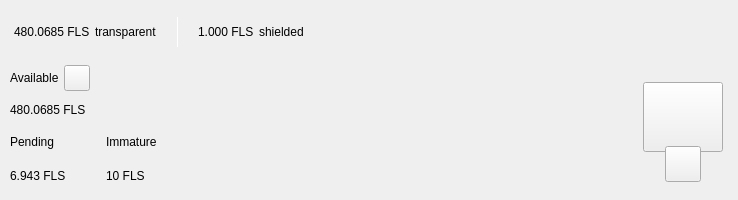
<?xml version="1.0" encoding="UTF-8"?>
<ui version="4.0">
 <class>TopBar</class>
 <widget class="QWidget" name="TopBar">
  <property name="geometry">
   <rect>
    <x>0</x>
    <y>0</y>
    <width>734</width>
    <height>200</height>
   </rect>
  </property>
  <property name="minimumSize">
   <size>
    <width>0</width>
    <height>200</height>
   </size>
  </property>
  <property name="maximumSize">
   <size>
    <width>16777215</width>
    <height>200</height>
   </size>
  </property>
  <property name="windowTitle">
   <string>Form</string>
  </property>
  <layout class="QVBoxLayout" name="verticalLayout_10" stretch="0">
   <property name="spacing">
    <number>0</number>
   </property>
   <property name="leftMargin">
    <number>0</number>
   </property>
   <property name="topMargin">
    <number>0</number>
   </property>
   <property name="rightMargin">
    <number>0</number>
   </property>
   <property name="bottomMargin">
    <number>0</number>
   </property>
   <item>
    <widget class="PFBorderImage" name="containerTop">
     <layout class="QVBoxLayout" name="verticalLayout_11">
      <property name="spacing">
       <number>0</number>
      </property>
      <property name="leftMargin">
       <number>0</number>
      </property>
      <property name="topMargin">
       <number>0</number>
      </property>
      <property name="rightMargin">
       <number>0</number>
      </property>
      <property name="bottomMargin">
       <number>0</number>
      </property>
      <item>
       <widget class="QWidget" name="top_container_2" native="true">
        <property name="minimumSize">
         <size>
          <width>0</width>
          <height>65</height>
         </size>
        </property>
        <layout class="QHBoxLayout" name="top_container">
         <property name="spacing">
          <number>0</number>
         </property>
         <property name="leftMargin">
          <number>14</number>
         </property>
         <property name="topMargin">
          <number>0</number>
         </property>
         <property name="rightMargin">
          <number>14</number>
         </property>
         <property name="bottomMargin">
          <number>0</number>
         </property>
         <item alignment="Qt::AlignVCenter">
          <widget class="QWidget" name="widgetTopAmount" native="true">
           <property name="sizePolicy">
            <sizepolicy hsizetype="Preferred" vsizetype="Maximum">
             <horstretch>0</horstretch>
             <verstretch>0</verstretch>
            </sizepolicy>
           </property>
           <layout class="QHBoxLayout" name="horizontalLayout_5">
            <property name="spacing">
             <number>5</number>
            </property>
            <property name="leftMargin">
             <number>0</number>
            </property>
            <property name="topMargin">
             <number>0</number>
            </property>
            <property name="rightMargin">
             <number>0</number>
            </property>
            <property name="bottomMargin">
             <number>0</number>
            </property>
            <item alignment="Qt::AlignTop">
             <widget class="QLabel" name="labelAmountTopFls">
              <property name="minimumSize">
               <size>
                <width>0</width>
                <height>36</height>
               </size>
              </property>
              <property name="styleSheet">
               <string notr="true">padding:0px;margin:0px;</string>
              </property>
              <property name="text">
               <string notr="true">480.0685 FLS</string>
              </property>
             </widget>
            </item>
            <item>
             <widget class="QLabel" name="labelTrans">
              <property name="text">
               <string>transparent</string>
              </property>
             </widget>
            </item>
            <item>
             <spacer name="horizontalSpacer_11">
              <property name="orientation">
               <enum>Qt::Horizontal</enum>
              </property>
              <property name="sizeType">
               <enum>QSizePolicy::Fixed</enum>
              </property>
              <property name="sizeHint" stdset="0">
               <size>
                <width>15</width>
                <height>20</height>
               </size>
              </property>
             </spacer>
            </item>
            <item alignment="Qt::AlignVCenter">
             <widget class="QLabel" name="typeSpacerTop">
              <property name="minimumSize">
               <size>
                <width>1</width>
                <height>30</height>
               </size>
              </property>
              <property name="maximumSize">
               <size>
                <width>1</width>
                <height>30</height>
               </size>
              </property>
              <property name="styleSheet">
               <string notr="true">background-color:white;
padding:0px;
border:none;</string>
              </property>
              <property name="text">
               <string/>
              </property>
             </widget>
            </item>
            <item>
             <spacer name="horizontalSpacer_12">
              <property name="orientation">
               <enum>Qt::Horizontal</enum>
              </property>
              <property name="sizeType">
               <enum>QSizePolicy::Fixed</enum>
              </property>
              <property name="sizeHint" stdset="0">
               <size>
                <width>15</width>
                <height>20</height>
               </size>
              </property>
             </spacer>
            </item>
            <item alignment="Qt::AlignTop">
             <widget class="QLabel" name="labelAmountTopShieldedFls">
              <property name="minimumSize">
               <size>
                <width>0</width>
                <height>36</height>
               </size>
              </property>
              <property name="text">
               <string notr="true">1.000 FLS</string>
              </property>
             </widget>
            </item>
            <item>
             <widget class="QLabel" name="labelShield">
              <property name="text">
               <string>shielded</string>
              </property>
             </widget>
            </item>
           </layout>
          </widget>
         </item>
         <item>
          <spacer name="horizontalSpacer">
           <property name="orientation">
            <enum>Qt::Horizontal</enum>
           </property>
           <property name="sizeHint" stdset="0">
            <size>
             <width>40</width>
             <height>20</height>
            </size>
           </property>
          </spacer>
         </item>
         <item>
          <layout class="QHBoxLayout" name="horizontalLayout_4">
           <property name="spacing">
            <number>12</number>
           </property>
           <property name="rightMargin">
            <number>0</number>
           </property>
           <item alignment="Qt::AlignRight">
            <widget class="QWidget" name="layoutSync" native="true">
             <property name="minimumSize">
              <size>
               <width>0</width>
               <height>36</height>
              </size>
             </property>
             <property name="maximumSize">
              <size>
               <width>16777215</width>
               <height>36</height>
              </size>
             </property>
             <layout class="QVBoxLayout" name="verticalLayout_9">
              <property name="leftMargin">
               <number>0</number>
              </property>
              <property name="topMargin">
               <number>0</number>
              </property>
              <property name="rightMargin">
               <number>0</number>
              </property>
              <property name="bottomMargin">
               <number>0</number>
              </property>
              <item>
               <widget class="ExpandableButton" name="pushButtonSync" native="true">
                <property name="minimumSize">
                 <size>
                  <width>36</width>
                  <height>36</height>
                 </size>
                </property>
                <property name="maximumSize">
                 <size>
                  <width>16777215</width>
                  <height>36</height>
                 </size>
                </property>
               </widget>
              </item>
             </layout>
            </widget>
           </item>
           <item>
            <widget class="ExpandableButton" name="pushButtonHDUpgrade" native="true">
             <property name="minimumSize">
              <size>
               <width>36</width>
               <height>36</height>
              </size>
             </property>
            </widget>
           </item>
           <item>
            <widget class="ExpandableButton" name="pushButtonStack" native="true">
             <property name="minimumSize">
              <size>
               <width>36</width>
               <height>36</height>
              </size>
             </property>
            </widget>
           </item>
           <item>
            <widget class="ExpandableButton" name="pushButtonColdStaking" native="true">
             <property name="minimumSize">
              <size>
               <width>36</width>
               <height>36</height>
              </size>
             </property>
            </widget>
           </item>
           <item>
            <widget class="ExpandableButton" name="pushButtonConnection" native="true">
             <property name="minimumSize">
              <size>
               <width>36</width>
               <height>36</height>
              </size>
             </property>
            </widget>
           </item>
           <item>
            <widget class="ExpandableButton" name="pushButtonTor" native="true">
             <property name="minimumSize">
              <size>
               <width>36</width>
               <height>36</height>
              </size>
             </property>
            </widget>
           </item>
           <item>
            <widget class="ExpandableButton" name="pushButtonLock" native="true">
             <property name="sizePolicy">
              <sizepolicy hsizetype="Expanding" vsizetype="Expanding">
               <horstretch>0</horstretch>
               <verstretch>0</verstretch>
              </sizepolicy>
             </property>
             <property name="minimumSize">
              <size>
               <width>36</width>
               <height>0</height>
              </size>
             </property>
            </widget>
           </item>
           <item>
            <widget class="ExpandableButton" name="pushButtonTheme" native="true">
             <property name="minimumSize">
              <size>
               <width>36</width>
               <height>36</height>
              </size>
             </property>
             <property name="maximumSize">
              <size>
               <width>16777215</width>
               <height>36</height>
              </size>
             </property>
            </widget>
           </item>
           <item>
            <widget class="ExpandableButton" name="pushButtonFAQ" native="true">
             <property name="minimumSize">
              <size>
               <width>36</width>
               <height>36</height>
              </size>
             </property>
            </widget>
           </item>
          </layout>
         </item>
        </layout>
       </widget>
      </item>
      <item>
       <widget class="QWidget" name="bottom_container" native="true">
        <property name="minimumSize">
         <size>
          <width>0</width>
          <height>135</height>
         </size>
        </property>
        <layout class="QHBoxLayout" name="botton_container">
         <property name="leftMargin">
          <number>10</number>
         </property>
         <property name="topMargin">
          <number>0</number>
         </property>
         <property name="rightMargin">
          <number>10</number>
         </property>
         <property name="bottomMargin">
          <number>10</number>
         </property>
         <item>
          <layout class="QVBoxLayout" name="verticalLayout_7">
           <property name="spacing">
            <number>0</number>
           </property>
           <property name="leftMargin">
            <number>0</number>
           </property>
           <property name="rightMargin">
            <number>30</number>
           </property>
           <item>
            <layout class="QVBoxLayout" name="verticalLayout_2">
             <item>
              <layout class="QHBoxLayout" name="horizontalLayoutContainerAvailable">
               <property name="spacing">
                <number>5</number>
               </property>
               <item>
                <widget class="QLabel" name="labelTitle1">
                 <property name="text">
                  <string>Available</string>
                 </property>
                </widget>
               </item>
               <item>
                <widget class="QPushButton" name="pushButtonBalanceInfo">
                 <property name="minimumSize">
                  <size>
                   <width>26</width>
                   <height>26</height>
                  </size>
                 </property>
                 <property name="maximumSize">
                  <size>
                   <width>26</width>
                   <height>26</height>
                  </size>
                 </property>
                 <property name="mouseTracking">
                  <bool>true</bool>
                 </property>
                 <property name="focusPolicy">
                  <enum>Qt::NoFocus</enum>
                 </property>
                 <property name="text">
                  <string notr="true"/>
                 </property>
                 <property name="iconSize">
                  <size>
                   <width>24</width>
                   <height>24</height>
                  </size>
                 </property>
                 <property name="shortcut">
                  <string notr="true"/>
                 </property>
                </widget>
               </item>
               <item>
                <spacer name="horizontalSpacer_4">
                 <property name="orientation">
                  <enum>Qt::Horizontal</enum>
                 </property>
                 <property name="sizeType">
                  <enum>QSizePolicy::MinimumExpanding</enum>
                 </property>
                 <property name="sizeHint" stdset="0">
                  <size>
                   <width>20</width>
                   <height>20</height>
                  </size>
                 </property>
                </spacer>
               </item>
              </layout>
             </item>
             <item>
              <widget class="QLabel" name="labelAmountFls">
               <property name="text">
                <string notr="true">480.0685 FLS</string>
               </property>
              </widget>
             </item>
            </layout>
           </item>
           <item>
            <widget class="QWidget" name="container_imm_pend" native="true">
             <layout class="QHBoxLayout" name="horizontalLayout_2">
              <property name="spacing">
               <number>0</number>
              </property>
              <property name="leftMargin">
               <number>0</number>
              </property>
              <property name="topMargin">
               <number>0</number>
              </property>
              <property name="rightMargin">
               <number>0</number>
              </property>
              <property name="bottomMargin">
               <number>0</number>
              </property>
              <item alignment="Qt::AlignLeft">
               <widget class="QWidget" name="container_pending" native="true">
                <property name="sizePolicy">
                 <sizepolicy hsizetype="Minimum" vsizetype="Preferred">
                  <horstretch>0</horstretch>
                  <verstretch>0</verstretch>
                 </sizepolicy>
                </property>
                <layout class="QVBoxLayout" name="verticalLayout_3">
                 <property name="leftMargin">
                  <number>0</number>
                 </property>
                 <property name="topMargin">
                  <number>0</number>
                 </property>
                 <property name="rightMargin">
                  <number>0</number>
                 </property>
                 <property name="bottomMargin">
                  <number>0</number>
                 </property>
                 <item>
                  <widget class="QLabel" name="labelTitle3">
                   <property name="text">
                    <string>Pending</string>
                   </property>
                  </widget>
                 </item>
                 <item>
                  <widget class="QLabel" name="labelPendingFls">
                   <property name="text">
                    <string notr="true">6.943 FLS</string>
                   </property>
                  </widget>
                 </item>
                </layout>
               </widget>
              </item>
              <item>
               <spacer name="horizontalSpacer_3">
                <property name="orientation">
                 <enum>Qt::Horizontal</enum>
                </property>
                <property name="sizeType">
                 <enum>QSizePolicy::Fixed</enum>
                </property>
                <property name="sizeHint" stdset="0">
                 <size>
                  <width>40</width>
                  <height>20</height>
                 </size>
                </property>
               </spacer>
              </item>
              <item alignment="Qt::AlignLeft">
               <widget class="QWidget" name="container_immature" native="true">
                <property name="sizePolicy">
                 <sizepolicy hsizetype="Minimum" vsizetype="Preferred">
                  <horstretch>0</horstretch>
                  <verstretch>0</verstretch>
                 </sizepolicy>
                </property>
                <layout class="QVBoxLayout" name="verticalLayout_4">
                 <property name="leftMargin">
                  <number>0</number>
                 </property>
                 <property name="topMargin">
                  <number>0</number>
                 </property>
                 <property name="rightMargin">
                  <number>0</number>
                 </property>
                 <property name="bottomMargin">
                  <number>0</number>
                 </property>
                 <item>
                  <widget class="QLabel" name="labelTitle4">
                   <property name="text">
                    <string>Immature</string>
                   </property>
                  </widget>
                 </item>
                 <item>
                  <widget class="QLabel" name="labelImmatureFls">
                   <property name="text">
                    <string notr="true">10 FLS</string>
                   </property>
                  </widget>
                 </item>
                </layout>
               </widget>
              </item>
              <item>
               <spacer name="horizontalSpacer_5">
                <property name="orientation">
                 <enum>Qt::Horizontal</enum>
                </property>
                <property name="sizeHint" stdset="0">
                 <size>
                  <width>40</width>
                  <height>20</height>
                 </size>
                </property>
               </spacer>
              </item>
             </layout>
            </widget>
           </item>
          </layout>
         </item>
         <item>
          <spacer name="horizontalSpacer_2">
           <property name="orientation">
            <enum>Qt::Horizontal</enum>
           </property>
           <property name="sizeHint" stdset="0">
            <size>
             <width>40</width>
             <height>20</height>
            </size>
           </property>
          </spacer>
         </item>
         <item alignment="Qt::AlignHCenter|Qt::AlignVCenter">
          <widget class="QWidget" name="qrContainer" native="true">
           <property name="sizePolicy">
            <sizepolicy hsizetype="Preferred" vsizetype="Minimum">
             <horstretch>0</horstretch>
             <verstretch>0</verstretch>
            </sizepolicy>
           </property>
           <property name="minimumSize">
            <size>
             <width>90</width>
             <height>110</height>
            </size>
           </property>
           <property name="maximumSize">
            <size>
             <width>90</width>
             <height>110</height>
            </size>
           </property>
           <layout class="QVBoxLayout" name="containerQR">
            <property name="spacing">
             <number>0</number>
            </property>
            <property name="leftMargin">
             <number>5</number>
            </property>
            <property name="topMargin">
             <number>10</number>
            </property>
            <property name="rightMargin">
             <number>5</number>
            </property>
            <property name="bottomMargin">
             <number>0</number>
            </property>
            <item>
             <widget class="QPushButton" name="btnQr">
              <property name="minimumSize">
               <size>
                <width>70</width>
                <height>70</height>
               </size>
              </property>
              <property name="maximumSize">
               <size>
                <width>16777215</width>
                <height>70</height>
               </size>
              </property>
              <property name="focusPolicy">
               <enum>Qt::NoFocus</enum>
              </property>
              <property name="text">
               <string/>
              </property>
              <property name="iconSize">
               <size>
                <width>70</width>
                <height>70</height>
               </size>
              </property>
             </widget>
            </item>
            <item>
             <spacer name="verticalSpacer">
              <property name="orientation">
               <enum>Qt::Vertical</enum>
              </property>
              <property name="sizeType">
               <enum>QSizePolicy::Fixed</enum>
              </property>
              <property name="sizeHint" stdset="0">
               <size>
                <width>20</width>
                <height>20</height>
               </size>
              </property>
             </spacer>
            </item>
            <item alignment="Qt::AlignHCenter|Qt::AlignBottom">
             <widget class="QPushButton" name="pushButtonQR">
              <property name="minimumSize">
               <size>
                <width>36</width>
                <height>36</height>
               </size>
              </property>
              <property name="maximumSize">
               <size>
                <width>36</width>
                <height>36</height>
               </size>
              </property>
              <property name="focusPolicy">
               <enum>Qt::NoFocus</enum>
              </property>
              <property name="text">
               <string/>
              </property>
             </widget>
            </item>
           </layout>
          </widget>
         </item>
        </layout>
       </widget>
      </item>
     </layout>
    </widget>
   </item>
  </layout>
 </widget>
 <customwidgets>
  <customwidget>
   <class>ExpandableButton</class>
   <extends>QWidget</extends>
   <header>qt/fls/expandablebutton.h</header>
   <container>1</container>
  </customwidget>
  <customwidget>
   <class>PFBorderImage</class>
   <extends>QFrame</extends>
   <header>qt/fls/pfborderimage.h</header>
   <container>1</container>
  </customwidget>
 </customwidgets>
 <resources/>
 <connections/>
</ui>
